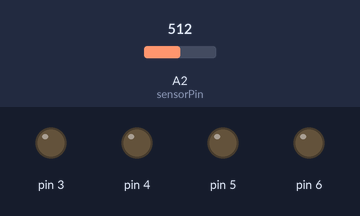
A sketch run on a simulated Arduino Uno, built with avr-gcc and run on an emulated ATmega328P. Shown: output pins drawn as LEDs (lit = HIGH). The inputs (shaded band) are chosen by the test bench; at power-on: A2 (sensorPin) = 512. What the sketch prints to the serial monitor is not drawn.

Above: at 1.2 s.
1.3 s: A2 (sensorPin) set to 317
2.8 s: A2 (sensorPin) set to 288
At 4.0 s:
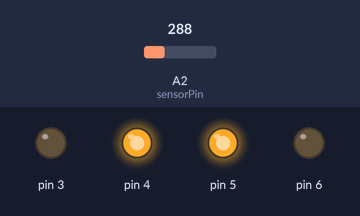
4.3 s: A2 (sensorPin) set to 192
5.8 s: A2 (sensorPin) set to 167
At 6.5 s:
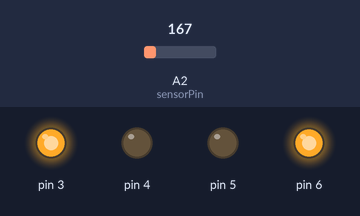
7.3 s: A2 (sensorPin) set to 190
At 8.5 s:
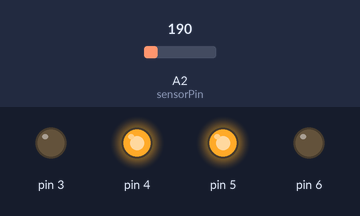
8.8 s: A2 (sensorPin) set to 170
At 10.0 s:
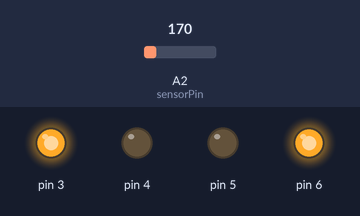
Timing chart, 0 to 11.3 s (numbered marks = the images above; inputs shaded):
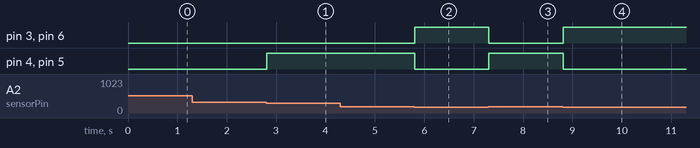

The sketch:

011_clase_11_05_arduino1.ino
```cpp
int TEMP = 0;
int readValue = 0;
int lastValue = 1;
int sensorPin = A2;
float voltsValue;

void setup()
{
 // pinMode(A2, INPUT);
  Serial.begin(9600);
  pinMode(3, OUTPUT);
  pinMode(4, OUTPUT);
  pinMode(5, OUTPUT);
  pinMode(6, OUTPUT);
}

void loop()
{
   readValue = analogRead(sensorPin);
   if (lastValue != readValue) {
    Serial.print("readValue: ");
    Serial.print(readValue);
    lastValue = readValue;
    voltsValue = 5.0 / 1024 * readValue;
    Serial.print(" -> voltsValue: ");
    Serial.print(voltsValue);
    TEMP = voltsValue * 100 - 50;
    Serial.print(" -> tempValue: ");
    Serial.println(TEMP);
    //TEMP = analogRead(A2);
    //Serial.println(TEMP);
     if (readValue > 20&& readValue <= 180){
          digitalWrite(3, HIGH);
          digitalWrite(6, HIGH);
          digitalWrite(5, LOW);
          digitalWrite(4, LOW);
          Serial.print(" LED VERDE Y AZUL ENCENDIDOS ");
          Serial.print(" LED AMARILLO Y ROJO APAGADOS ");
        } else {
          if (readValue > 180&& readValue <= 300) {
            digitalWrite(4, HIGH);
            digitalWrite(5, HIGH);
            digitalWrite(3, LOW);
            digitalWrite(6, LOW);
            Serial.print(" LED VERDE Y AZUL APAGADOS ");
            Serial.print(" LED AMARILLO Y ROJO ENCENDIDOS ");
          } else {
            if (readValue > 300) {
              digitalWrite(3, LOW);
              digitalWrite(4, LOW);
              digitalWrite(5, LOW);
              digitalWrite(6, LOW);
              Serial.print("LEDS APAGADOS ");
            }
          }
        }
      }
  delay(10);
}
```

Measured:
- the behaviour switches between 301 and 300 on A2 (sensorPin) (found by bisection; images 0 and 1)
- the behaviour switches between 181 and 180 on A2 (sensorPin) (found by bisection; images 1 and 2)
- after the input at 1.3 s, every drawn part: stays the same
- after the input at 2.8 s, pin 4, pin 5: LOW → HIGH at once
- after the input at 4.3 s, every drawn part: stays the same
- after the input at 5.8 s, pin 3, pin 6: LOW → HIGH at once; pin 4, pin 5: HIGH → LOW at once
- after the input at 7.3 s, pin 3, pin 6: HIGH → LOW at once; pin 4, pin 5: LOW → HIGH at once
- after the input at 8.8 s, pin 3, pin 6: LOW → HIGH at once; pin 4, pin 5: HIGH → LOW at once
